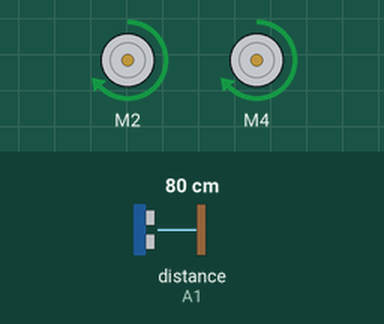
A sketch run on a simulated Arduino Uno, built with avr-gcc and run on an emulated ATmega328P. On the bench: 2 × DC motor (green arrow = forward, orange = backward, longer = faster). Inputs (shaded band) come from the test bench; at power-on: distance to the obstacle (sensor on A1) 80 cm. The echo pulse lasts 58.3 µs per cm.

Above: at 3.5 s.
3.6 s: distance to the obstacle (sensor on A1) set to 17 cm
5.1 s: distance to the obstacle (sensor on A1) set to 15 cm
At 8.0 s:
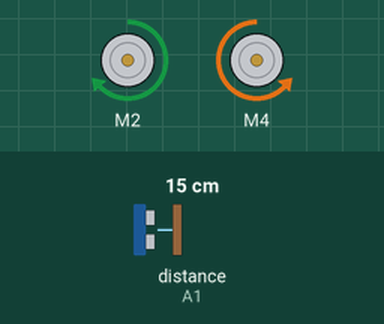
8.1 s: distance to the obstacle (sensor on A1) set to 18 cm
At 8.9 s:
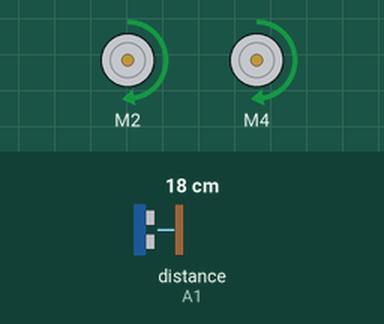
10.5 s: distance to the obstacle (sensor on A1) set to 2 cm
At 13.4 s:
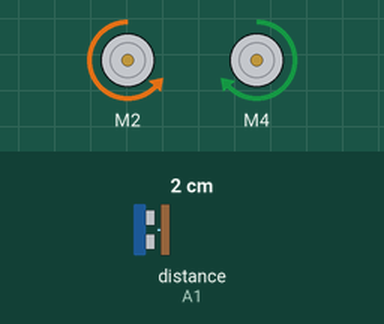
13.5 s: distance to the obstacle (sensor on A1) set to 35 cm
15.9 s: distance to the obstacle (sensor on A1) set to 4 cm
At 17.3 s:
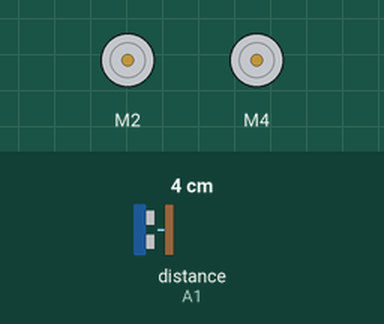
Timing chart, 0 to 19.9 s (numbered marks = the images above; inputs shaded):
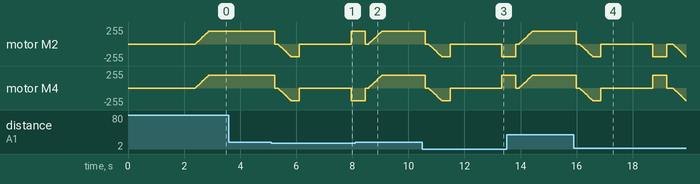

The sketch:

ARDUINO_OBSTACLE_AVOIDING_CAR.ino
```cpp
#include <L298N.h>
#include <AFMotor.h>
#include <NewPing.h>
int motor1pin1 = 2;
int motor1pin2 = 3;
int motor2pin1 = 4;
int motor2pin2 = 5;
#define TRIG_PIN A0
#define ECHO_PIN A1
#define MAX_DISTANCE 200
#define MAX_SPEED 190

NewPing sonar(TRIG_PIN, ECHO_PIN, MAX_DISTANCE);
AF_DCMotor motor1(motor1pin1, MOTOR12_1KHZ);
AF_DCMotor motor2(motor2pin1, MOTOR12_1KHZ);

boolean goesForward=false;
int distance = 100;
int speedSet = 0;

void setup() {
  delay(2000);
  distance = readPing();
  delay(100);
  distance = readPing();
  delay(100);
}

void loop() {
 int distanceR = 0;
 int distanceL =  0;
 delay(40);

 if(distance<=15)
 {
  moveStop();
  delay(100);
  moveBackward();
  delay(300);
  moveStop();
  delay(200);
  distanceR = lookRight();
  delay(200);
  distanceL = lookLeft();
  delay(200);

  if(distanceR>=15)
  {
    turnRight();
    moveStop();
  }else
  {
    turnLeft();
    moveStop();
  }
 }else
 {
  moveForward();
 }
 distance = readPing();
}

int lookRight()
{
    delay(500);
    int distance = readPing();
    delay(100);
    return distance;
}

int lookLeft()
{
    delay(500);
    int distance = readPing();
    return distance;
    delay(100);
}

int readPing() {
  delay(70);
  int cm = sonar.ping_cm();
  if(cm==0)
  {
    cm = 250;
  }
  return cm;
}

void moveStop() {
  motor1.run(RELEASE);
  motor2.run(RELEASE);
  }

void moveForward() {

 if(!goesForward)
  {
    goesForward=true;
    motor1.run(FORWARD);
    motor2.run(FORWARD);
   for (speedSet = 0; speedSet < MAX_SPEED; speedSet +=2) // slowly bring the speed up to avoid loading down the batteries too quickly
   {
    motor1.setSpeed(speedSet);
    motor2.setSpeed(speedSet);
    delay(5);
   }
  }
}

void moveBackward() {
    goesForward=false;
    motor1.run(BACKWARD);
    motor2.run(BACKWARD);

  for (speedSet = 0; speedSet < MAX_SPEED; speedSet +=2)
  {
    motor1.setSpeed(speedSet);
    motor2.setSpeed(speedSet);

    delay(5);
  }
}

void turnRight() {
  motor1.run(FORWARD);
  motor2.run(BACKWARD);
  delay(500);
  motor1.run(FORWARD);
  motor2.run(FORWARD);
}

void turnLeft() {
  motor1.run(BACKWARD);
  motor2.run(FORWARD);
  delay(500);
  motor1.run(FORWARD);
  motor2.run(FORWARD);
}
```

Measured:
- the behaviour switches between 16 and 15 cm on distance to the obstacle (sensor on A1) (found by bisection; images 0 and 1)
- after the input at 3.6 s, every drawn part: stays the same
- after the input at 15.9 s, motor M2: ramps from stopped to backward 188/255 and jumps back, once every 2.3 s
